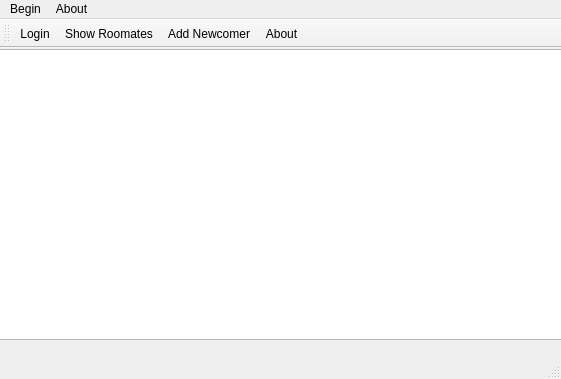
<?xml version="1.0" encoding="UTF-8"?>
<ui version="4.0">
 <class>MainWindow</class>
 <widget class="QMainWindow" name="MainWindow">
  <property name="geometry">
   <rect>
    <x>0</x>
    <y>0</y>
    <width>561</width>
    <height>379</height>
   </rect>
  </property>
  <property name="windowTitle">
   <string>MainWindow</string>
  </property>
  <property name="windowIcon">
   <iconset resource="img.qrc">
    <normaloff>:/icon/20150118043004338_easyicon_net_951.png</normaloff>:/icon/20150118043004338_easyicon_net_951.png</iconset>
  </property>
  <widget class="QWidget" name="centralWidget">
   <widget class="QTableView" name="tableView">
    <property name="geometry">
     <rect>
      <x>-5</x>
      <y>1</y>
      <width>571</width>
      <height>291</height>
     </rect>
    </property>
   </widget>
  </widget>
  <widget class="QMenuBar" name="menuBar">
   <property name="geometry">
    <rect>
     <x>0</x>
     <y>0</y>
     <width>561</width>
     <height>25</height>
    </rect>
   </property>
   <widget class="QMenu" name="menuBegin">
    <property name="title">
     <string>Begin</string>
    </property>
    <addaction name="actionLogin"/>
    <addaction name="actionShow_Roomates"/>
    <addaction name="actionAdd_Newcomer"/>
   </widget>
   <widget class="QMenu" name="menuAbout">
    <property name="title">
     <string>About</string>
    </property>
    <addaction name="actionAbout"/>
   </widget>
   <addaction name="menuBegin"/>
   <addaction name="menuAbout"/>
  </widget>
  <widget class="QToolBar" name="mainToolBar">
   <attribute name="toolBarArea">
    <enum>TopToolBarArea</enum>
   </attribute>
   <attribute name="toolBarBreak">
    <bool>false</bool>
   </attribute>
   <addaction name="actionLogin"/>
   <addaction name="actionShow_Roomates"/>
   <addaction name="actionAdd_Newcomer"/>
   <addaction name="actionAbout"/>
  </widget>
  <widget class="QStatusBar" name="statusBar"/>
  <action name="actionShow_Roomates">
   <property name="icon">
    <iconset resource="img.qrc">
     <normaloff>:/icon/20150118021345870_easyicon_net_512.png</normaloff>:/icon/20150118021345870_easyicon_net_512.png</iconset>
   </property>
   <property name="text">
    <string>Show Roomates</string>
   </property>
  </action>
  <action name="actionAdd_Newcomer">
   <property name="icon">
    <iconset resource="img.qrc">
     <normaloff>:/icon/20150118021431719_easyicon_net_645.png</normaloff>:/icon/20150118021431719_easyicon_net_645.png</iconset>
   </property>
   <property name="text">
    <string>Add Newcomer</string>
   </property>
  </action>
  <action name="actionAbout">
   <property name="icon">
    <iconset resource="img.qrc">
     <normaloff>:/icon/20150118021416865_easyicon_net_156.png</normaloff>:/icon/20150118021416865_easyicon_net_156.png</iconset>
   </property>
   <property name="text">
    <string>About</string>
   </property>
  </action>
  <action name="actionLogin">
   <property name="icon">
    <iconset resource="img.qrc">
     <normaloff>:/icon/2015011802131317_easyicon_net_642.png</normaloff>:/icon/2015011802131317_easyicon_net_642.png</iconset>
   </property>
   <property name="text">
    <string>Login</string>
   </property>
  </action>
 </widget>
 <layoutdefault spacing="6" margin="11"/>
 <resources>
  <include location="img.qrc"/>
 </resources>
 <connections/>
</ui>
